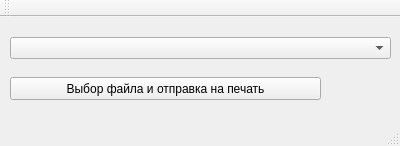
<?xml version="1.0" encoding="UTF-8"?>
<ui version="4.0">
 <class>MainWindow</class>
 <widget class="QMainWindow" name="MainWindow">
  <property name="geometry">
   <rect>
    <x>0</x>
    <y>0</y>
    <width>400</width>
    <height>146</height>
   </rect>
  </property>
  <property name="windowTitle">
   <string>MainWindow</string>
  </property>
  <widget class="QWidget" name="centralWidget">
   <widget class="QPushButton" name="pushButton">
    <property name="geometry">
     <rect>
      <x>10</x>
      <y>60</y>
      <width>311</width>
      <height>23</height>
     </rect>
    </property>
    <property name="text">
     <string>Выбор файла и отправка на печать</string>
    </property>
   </widget>
   <widget class="QComboBox" name="comboBox">
    <property name="geometry">
     <rect>
      <x>10</x>
      <y>20</y>
      <width>381</width>
      <height>22</height>
     </rect>
    </property>
   </widget>
  </widget>
  <widget class="QMenuBar" name="menuBar">
   <property name="geometry">
    <rect>
     <x>0</x>
     <y>0</y>
     <width>400</width>
     <height>20</height>
    </rect>
   </property>
  </widget>
  <widget class="QToolBar" name="mainToolBar">
   <attribute name="toolBarArea">
    <enum>TopToolBarArea</enum>
   </attribute>
   <attribute name="toolBarBreak">
    <bool>false</bool>
   </attribute>
  </widget>
  <widget class="QStatusBar" name="statusBar"/>
 </widget>
 <layoutdefault spacing="6" margin="11"/>
 <resources/>
 <connections/>
</ui>
